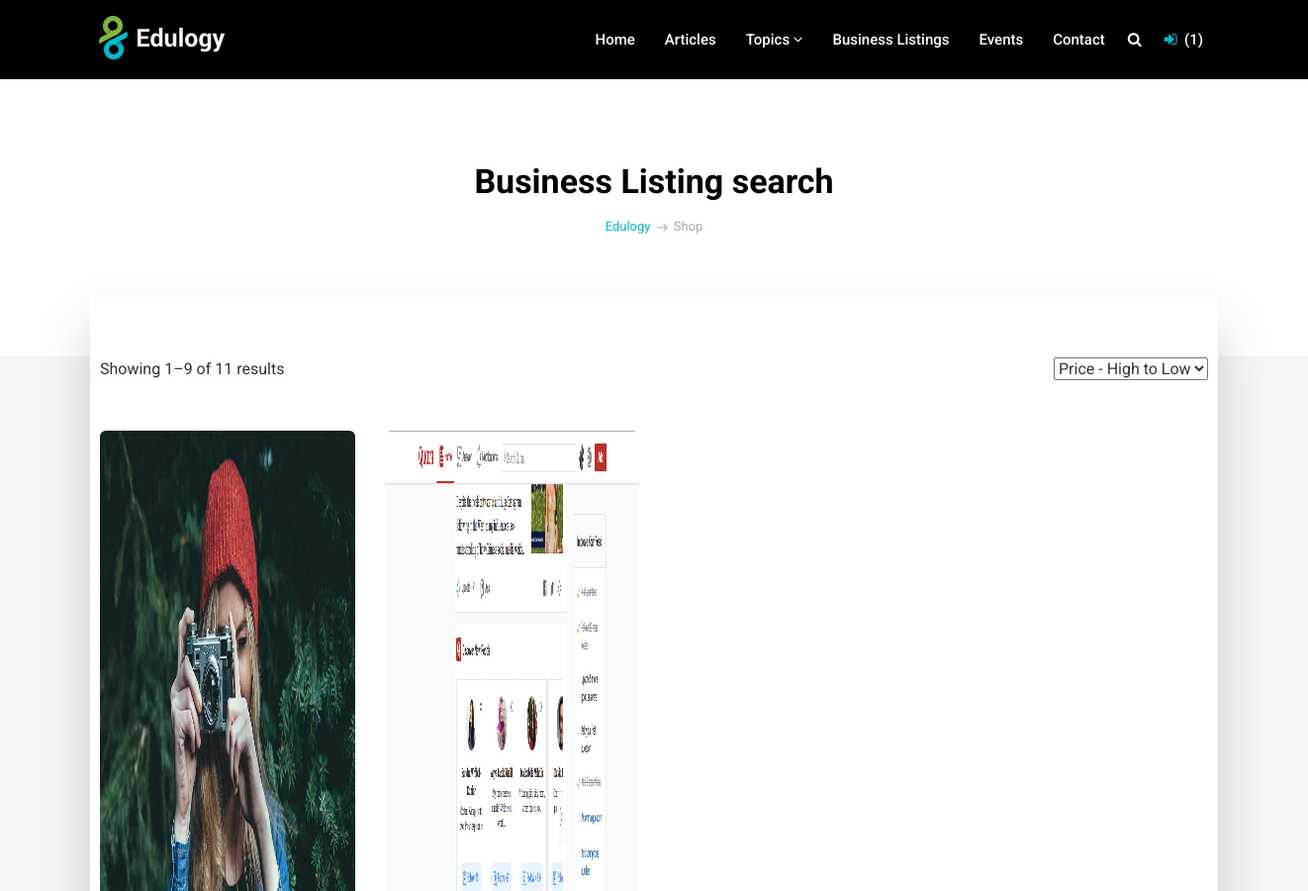
Before: /business-listings/search/ (upper part) with the older database file.
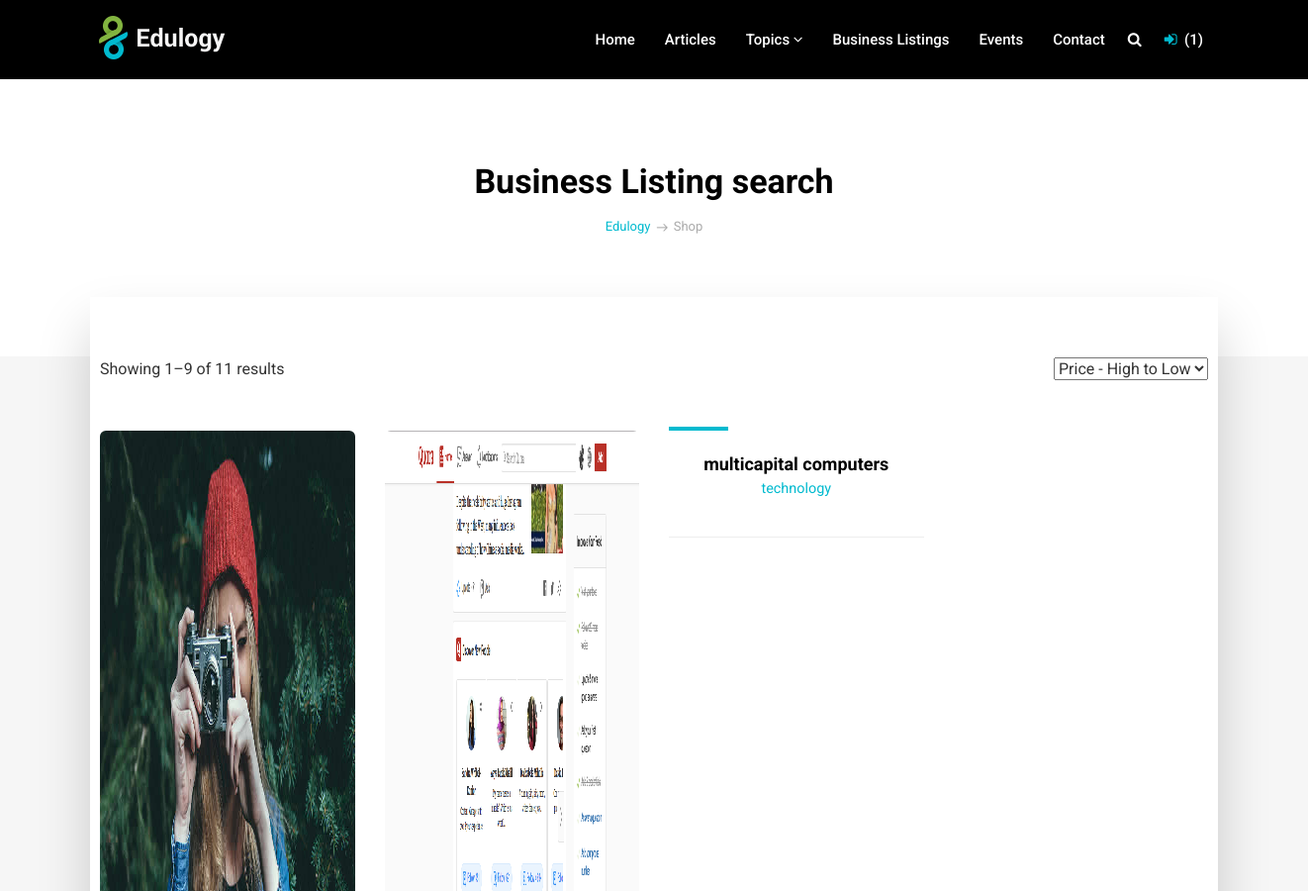
After: the same page with the newer database file.
### listing/models.py (models this page shows, shortened)
class Listing(models.Model):
    user = models.ForeignKey(settings.AUTH_USER_MODEL,  on_delete=models.CASCADE)
    logo = models.ImageField(upload_to='listing-logo/', blank=True)
    company_name = models.CharField(max_length=250, blank=False, unique=True)
    slug = models.SlugField(max_length=200,unique=True)
    segment = models.ForeignKey(Listing_category, on_delete=models.CASCADE, default=1, )
    phone_number = models.IntegerField()
    email = models.EmailField(max_length=100)
    street = models.CharField(max_length=100, blank=False)
    city = models.CharField(max_length=100,blank=False)
    country = models.CharField(max_length=200, choices=(
                            ('DZ', 'Algeria'),
                            ('AO', 'Angola'),
                            ('BJ', 'Benin'),
                            ('BW', 'Botswana'),
                            ('BF', 'Burkina Faso'),
                            ('BI', 'Burundi'),
                            ('CM', 'Cameroon'),
                            ('CV', 'Cape Verde'),
                            ('CF', 'Central African Republic'),
                            ('KM', 'Comoros'),
                            ('CD', 'Democratic Republic of Congo'),
                            ('DJ', 'Djibouti'),
                            ('EG', 'Egypt'),
                            ('GQ', 'Equatorial Guinea'),
                            ('ER', 'Eritrea'),
                            ('ET', 'Ethiopia'),
                            ('GA', 'Gabon'),
                            ('GM', 'Gambia'),
                            ('GH', 'Ghana'),
                            ('GN', 'Guinea'),
                            ('GW', 'Guinea-Bissau'),
                            ('CI', 'Ivory Coast'),
                            ('KE', 'Kenya'),
                            ('LS', 'Lesotho'),
                               ('LR', 'Liberia'),
                               ('LY', 'Libya'),
                               ('MG', 'Madagascar'),
                               ('MW', 'Malawi'),
                               ('ML', 'Mali'),
                               ('MR', 'Mauritania'),
                               ('MU', 'Mauritius'),
                               ('MA', 'Morocco'),
                               ('MZ', 'Mozambique'),
                               ('NA', 'Namibia'),
                               ('NE', 'Niger'),
                               ('NG', 'Nigeria'),
                               ('CG', 'Republic of the Congo'),
                               ('RE', 'Reunion'),
                               ('RW', 'Rwanda'),
                               ('SH', 'Saint Helena'),
                               ('ST', 'Sao Tome and Principe'),
                               ('SN', 'Senegal'),
                               ('SC', 'Seychelles'),
                               ('SL', 'Sierra Leone'),
    ))
    description = models.TextField(max_length=1000, blank=False)
    images = models.ImageField(upload_to='listing-images', blank=False)

class Listing_category(models.Model):
    name = models.CharField(max_length=250, blank=True)
    slug = models.SlugField(max_length=250)
    class Meta:
        ordering =['name']
        verbose_name = 'listing_category'
    def __str__(self):
        return self.name

### listing/views.py (the view)
# urls.py: path('business-listings/search/',views.listing_search, name='listing_search'),
def listing_search(request):
    qs = Listing.objects.order_by('company_name')
    if 'Keywords' in request.GET:
        keywords = request.GET['Keywords']
        if keywords:
            qs = qs.filter(description__icontains=keywords)
    if 'country' in request.GET:
        country = request.GET['country']
        if country:
            qs = qs.filter(country__iexact=country)
    content ={
        'instance':qs,
        'country_choice':country_choice,
    }
    return render(request,'listing/listing_search.html',content)

### templates/listing/listing_search.html (shortened to what this page needs)
{% extends 'base.html' %}
{% load thumbnail %}
{% block content %}
        <section class="section lb p120">
            <div class="container">
                <div class="row">
                    <div class="col-md-12">
                        <div class="tagline-message page-title text-center">
                            <h3>Business Listing search</h3>
                            <ul class="breadcrumb">
                                <li><a href="javascript:void(0)">Edulogy</a></li>
                                <li class="active">Shop</li>
                            </ul>
                        </div>
                    </div>
                </div>
            </div>
        </section>
        <section class="section gb nopadtop">
            <div class="container">
                <div class="boxed boxedp4">
                    <div class="shop-top">
                        <div class="clearfix">
                            <div class="pull-left">
                                <p> Showing 1–9 of 11 results</p>
                            </div>
                            <div class="pull-right">
                            <select class="selectpicker">
                                <option>Price - High to Low</option>
                            </select>
                            </div>
                        </div>
                    </div>
                    <div class="row blog-grid shop-grid">
                        {% if instance %}
                         {% for Listing in instance %}
                        <div class="col-md-3">
                            <div class="course-box shop-wrapper">
                                <div class="image-wrap entry">
                                   {% thumbnail Listing.logo "250x250" crop="center" as im %}
                                <img src="{{ im.url }}" width="{{ im.width }}" height="{{ im.height }}">
                                {% endthumbnail %}
                                </div>
                                <div class="course-details shop-box text-center">
                                    <h4>
                                        <a href="{% url 'listing_detail' Listing.slug %}" title="">{{ Listing.company_name}}</a>
                                        <small>{{ Listing.segment }}</small>
                                    </h4>
                                </div>
                            </div><hr>
                        </div>
                         {% endfor %}
                        {% else %}
                        <p>No search result not found. </p>
                        {% endif %}
                    </div>
                </div>
            </div>
        </section>
      {% endblock %}

Changed rows visible on the page:
added Listing: company_name "multicapital computers", segment "technology"
